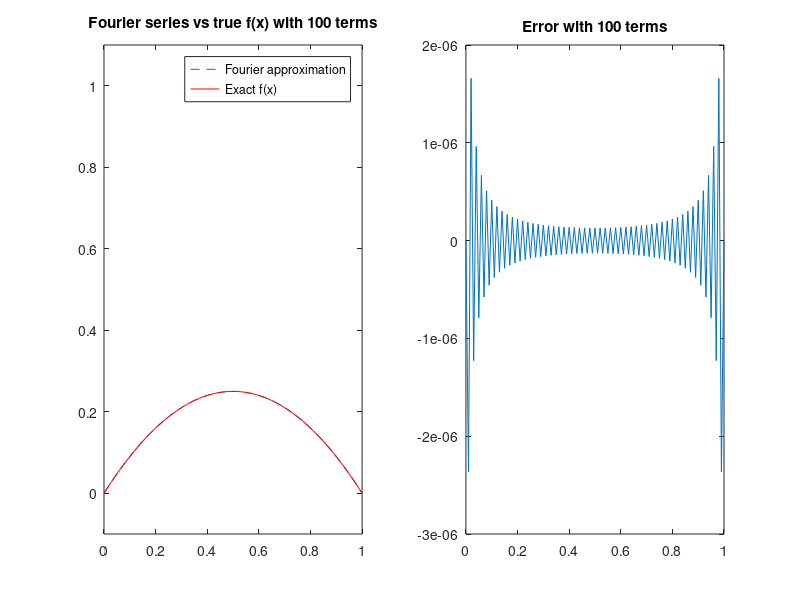

MATLAB code for this plot:
% fourier series demo - approximating functions with linear combinations of
% sines of different frequencies. 

% warning: demo may crap out for N > 25 due to the sines being very high
% frequency (hard to approximate with "quad")

N = 100; 
x = 0:.01:1;
f = @(x) x.*(1-x); % function to approximate by Fourier series - 0 boundary values
% f = @(x) 1-x; % function to approximate by Fourier series: nonzero boundary values
% f = @(x) ???; plug in your own function here and try.

val = zeros(size(x));
for n = 1:N
    % matlab function for approximating an integral, does poorly when n is
    % too large (> 20 ish).
    
    %cn = quad(@(x) sqrt(2)*sin(n*pi*x).*f(x),0,1,1e-12); 
    %cn = sqrt(2)/(pi*n);
    cn = 2*sqrt(2)*(1-(-1)^n)/(n*pi)^3;
    
    val = val + cn*sin(n*pi*x)*sqrt(2);  % sum up terms
    
    clf % clear figure
    subplot(1,2,1)    
    plot(x,val,'--');
    hold on;
    plot(x,f(x),'r-')
    legend('Fourier approximation', 'Exact f(x)')
    title(sprintf('Fourier series vs true f(x) with %i terms',n))    
    axis([0 1 -.1 1.1])
    
    subplot(1,2,2)
    plot(x,f(x)-val)
    title(sprintf('Error with %i terms',n))
    pause
end
